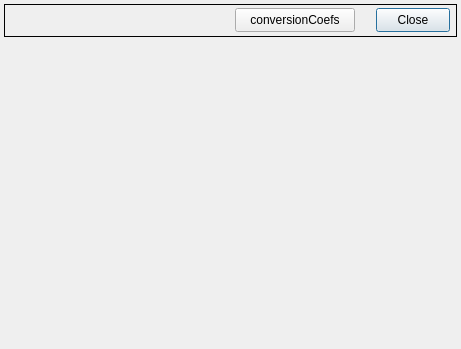
<?xml version="1.0" encoding="UTF-8"?>
<ui version="4.0">
 <class>Control</class>
 <widget class="QDialog" name="Control">
  <property name="geometry">
   <rect>
    <x>0</x>
    <y>0</y>
    <width>461</width>
    <height>349</height>
   </rect>
  </property>
  <property name="windowTitle">
   <string>Dialog</string>
  </property>
  <widget class="QFrame" name="frame">
   <property name="geometry">
    <rect>
     <x>4</x>
     <y>4</y>
     <width>453</width>
     <height>33</height>
    </rect>
   </property>
   <property name="frameShape">
    <enum>QFrame::Box</enum>
   </property>
   <property name="frameShadow">
    <enum>QFrame::Plain</enum>
   </property>
   <widget class="QPushButton" name="ctrlClosePB">
    <property name="geometry">
     <rect>
      <x>372</x>
      <y>4</y>
      <width>74</width>
      <height>24</height>
     </rect>
    </property>
    <property name="text">
     <string>Close</string>
    </property>
   </widget>
   <widget class="QELabel" name="qelabel">
    <property name="geometry">
     <rect>
      <x>8</x>
      <y>4</y>
      <width>81</width>
      <height>25</height>
     </rect>
    </property>
    <property name="font">
     <font>
      <pointsize>12</pointsize>
     </font>
    </property>
    <property name="variable" stdset="0">
     <string>$(P):LI:$(Q)-$(N):DATA.DESC</string>
    </property>
    <property name="variableSubstitutions" stdset="0">
     <string>P=CHA,Q=2531-1,N=2</string>
    </property>
    <property name="displayAlarmState">
     <bool>false</bool>
    </property>
   </widget>
   <widget class="QELabel" name="qelabel_6">
    <property name="geometry">
     <rect>
      <x>96</x>
      <y>8</y>
      <width>81</width>
      <height>16</height>
     </rect>
    </property>
    <property name="font">
     <font>
      <pointsize>11</pointsize>
      <weight>75</weight>
      <bold>true</bold>
     </font>
    </property>
    <property name="variable" stdset="0">
     <string>$(P):MBBI:$(Q)-$(N):CH1:MOTOR:STATE</string>
    </property>
    <property name="variableSubstitutions" stdset="0">
     <string>P=CHA,Q=2531-1,N=2</string>
    </property>
    <property name="displayAlarmState">
     <bool>false</bool>
    </property>
   </widget>
   <widget class="QPushButton" name="convCoefPB">
    <property name="geometry">
     <rect>
      <x>231</x>
      <y>4</y>
      <width>120</width>
      <height>24</height>
     </rect>
    </property>
    <property name="text">
     <string>conversionCoefs</string>
    </property>
   </widget>
  </widget>
  <widget class="QEForm" name="qeform">
   <property name="geometry">
    <rect>
     <x>4</x>
     <y>42</y>
     <width>452</width>
     <height>300</height>
    </rect>
   </property>
   <property name="uiFile" stdset="0">
    <string>../ui-common/control.ui</string>
   </property>
  </widget>
 </widget>
 <customwidgets>
  <customwidget>
   <class>QEForm</class>
   <extends>QWidget</extends>
   <header>QEForm.h</header>
  </customwidget>
  <customwidget>
   <class>QELabel</class>
   <extends>QLabel</extends>
   <header>QELabel.h</header>
  </customwidget>
 </customwidgets>
 <resources/>
 <connections/>
</ui>
